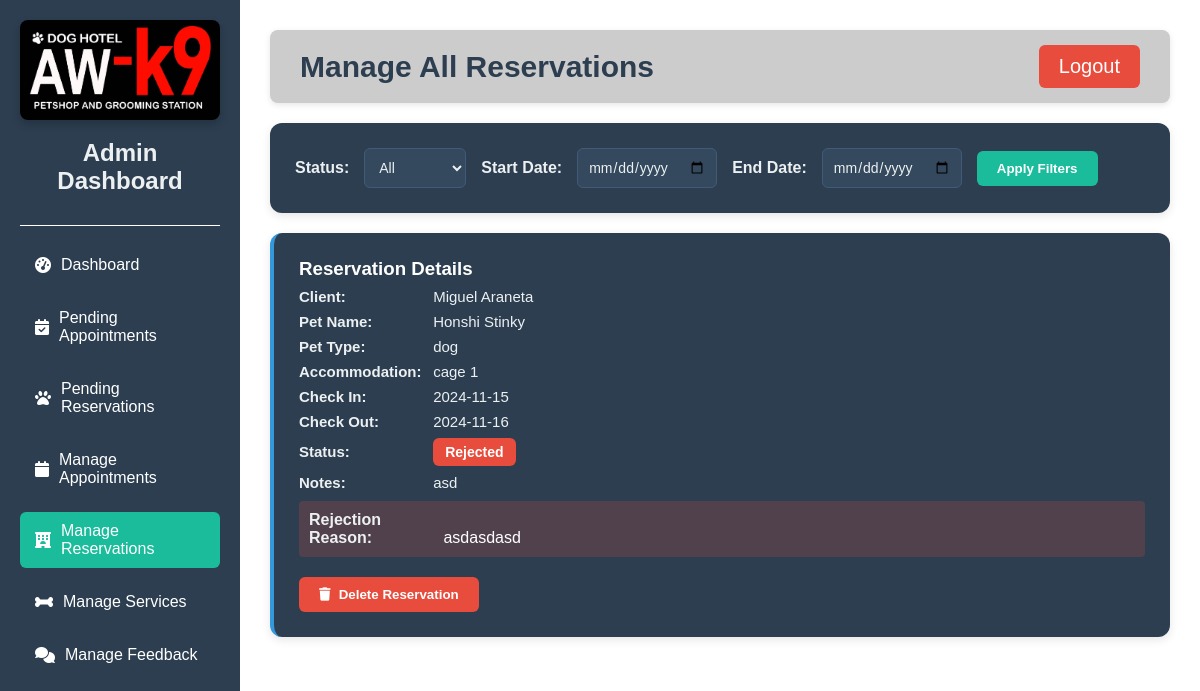
/admin_manage_reservations.php (signed in), run on the app's committed database.
### tables this page shows
CREATE TABLE `pet_boarding` (
  `id` int(11) NOT NULL,
  `user_id` int(11) NOT NULL,
  `pet_name` varchar(100) NOT NULL,
  `pet_type` enum('dog','cat') NOT NULL,
  `accommodation_id` int(11) NOT NULL,
  `check_in` date NOT NULL,
  `check_out` date NOT NULL,
  `status` enum('pending','approved','rejected') NOT NULL DEFAULT 'pending',
  `created_at` timestamp NOT NULL DEFAULT current_timestamp(),
  `notes` text DEFAULT NULL,
  `rejection_reason` text DEFAULT NULL
);

CREATE TABLE `users` (
  `id` int(11) NOT NULL,
  `name` varchar(100) NOT NULL,
  `email` varchar(100) NOT NULL,
  `password` varchar(255) NOT NULL,
  `role` enum('user','admin') DEFAULT 'user',
  `created_at` timestamp NOT NULL DEFAULT current_timestamp()
);

CREATE TABLE `accommodations` (
  `id` int(11) NOT NULL,
  `type` enum('cage','room') NOT NULL,
  `number` int(11) NOT NULL,
  `is_available` tinyint(1) DEFAULT 1
);

### admin_manage_reservations.php (the view, shortened to what this page needs)
<?php
require_once 'db.php';
$status = isset($_GET['status']) ? $_GET['status'] : 'all';
$start_date = isset($_GET['start_date']) ? $_GET['start_date'] : '';
$end_date = isset($_GET['end_date']) ? $_GET['end_date'] : '';
$query = "
    SELECT pb.id, pb.pet_name, pb.pet_type, pb.status, pb.notes,
           DATE(pb.check_in) as check_in,
           DATE(pb.check_out) as check_out,
           pb.rejection_reason,
           a.type, a.number, u.name as client_name
    FROM pet_boarding pb
    JOIN accommodations a ON pb.accommodation_id = a.id
    JOIN users u ON pb.user_id = u.id
    WHERE pb.status != 'pending'";
$params = [];
$query .= " ORDER BY pb.check_in DESC";
$stmt = empty($params) ?
    $pdo->query($query) :
    $pdo->prepare($query);
$bookings = $stmt->fetchAll();
?>
<!DOCTYPE html>
<html lang="en">
<head>
    <link rel="stylesheet" href="https://cdnjs.cloudflare.com/ajax/libs/font-awesome/6.0.0/css/all.min.css">
</head>
<body>
    <div class="sidebar">
        <div class="logo">
            <a href="admin_dashboard.php">
                <img src="aw-k9.png" alt="aw-k9 logo">
            </a>
        </div>
        <h2>Admin Dashboard</h2>
        <hr>
        <ul>
            <li><a href="admin_dashboard.php"><i class="fas fa-tachometer-alt"></i> Dashboard</a></li>
            <li><a href="admin_appointments.php"><i class="fas fa-calendar-check"></i> Pending Appointments</a></li>
            <li><a href="admin_bookings.php"><i class="fas fa-paw"></i> Pending Reservations</a></li>
            <li><a href="admin_manage_appointments.php"><i class="fas fa-calendar"></i> Manage Appointments</a></li>
            <li><a href="admin_manage_reservations.php" class="active"><i class="fas fa-hotel"></i> Manage Reservations</a></li>
            <li><a href="admin_services.php"><i class="fas fa-bone"></i> Manage Services</a></li>
            <li><a href="admin_feedback.php"><i class="fas fa-comments"></i> Manage Feedback</a></li>
        </ul>
    </div>
    <div class="main-content">
        <div class="top-bar">
            <h1>Manage All Reservations</h1>
            <a href="logout.php" class="btn-logout">Logout</a>
        </div>
        <div class="filters">
            <form method="GET" class="filter-group">
                <label for="status">Status:</label>
                <select name="status" id="status">
                    <option value="all" <?= $status === 'all' ? 'selected' : '' ?>>All</option>
                </select>
                <label for="start_date">Start Date:</label>
                <input type="date" name="start_date" id="start_date" value="<?= htmlspecialchars($start_date) ?>">
                <label for="end_date">End Date:</label>
                <input type="date" name="end_date" id="end_date" value="<?= htmlspecialchars($end_date) ?>">
                <button type="submit" class="filter-btn">Apply Filters</button>
            </form>
        </div>
        <?php foreach ($bookings as $booking): ?>
            <div class="reservation-card">
                <div class="reservation-info">
                    <h3>Reservation Details</h3>
                    <p><span class="info-label">Client:</span> <?= htmlspecialchars($booking['client_name']) ?></p>
                    <p><span class="info-label">Pet Name:</span> <?= htmlspecialchars($booking['pet_name']) ?></p>
                    <p><span class="info-label">Pet Type:</span> <?= htmlspecialchars($booking['pet_type']) ?></p>
                    <p><span class="info-label">Accommodation:</span> <?= htmlspecialchars($booking['type']) ?> <?= htmlspecialchars($booking['number']) ?></p>
                    <p><span class="info-label">Check In:</span> <?= htmlspecialchars($booking['check_in']) ?></p>
                    <p><span class="info-label">Check Out:</span> <?= htmlspecialchars($booking['check_out']) ?></p>
                    <p><span class="info-label">Status:</span>
                        <span class="status-badge status-<?= $booking['status'] ?>">
                            <?= ucfirst(htmlspecialchars($booking['status'])) ?>
                        </span>
                    </p>
                    <?php if (!empty($booking['notes'])): ?>
                        <p><span class="info-label">Notes:</span> <?= htmlspecialchars($booking['notes']) ?></p>
                    <?php endif; ?>
                    <?php if ($booking['status'] === 'rejected' && !empty($booking['rejection_reason'])): ?>
                        <div class="rejection-reason">
                            <span class="info-label">Rejection Reason:</span> <?= htmlspecialchars($booking['rejection_reason']) ?>
                        </div>
                    <?php endif; ?>
                </div>
                <form method="POST" onsubmit="return confirm('Are you sure you want to delete this reservation?');">
                    <button type="submit" name="delete" class="delete-btn">
                        <i class="fas fa-trash"></i> Delete Reservation
                    </button>
                </form>
            </div>
        <?php endforeach; ?>
    </div>
</body>
</html>

### admin_manage_reservations.php (style rules this page uses)
* { margin: 0; padding: 0; box-sizing: border-box; font-family: 'Helvetica', Arial, sans-serif; }
body { display: flex; height: 100vh; background-color: #f5f7fa; }
.sidebar { width: 240px; background-color: #2c3e50; color: #fff; padding: 20px; position: fixed; height: 100%; top: 0; left: 0; display: flex; flex-direction: column; }
.sidebar .logo { text-align: center; margin-bottom: 10px; }
.sidebar .logo img { width: 200px; margin-bottom: 5px; border-radius: 8px; box-shadow: 0 4px 8px rgba(0, 0, 0, 0.2); }
.sidebar h2 { color: #ecf0f1; margin-bottom: 20px; text-align: center; }
.sidebar ul { list-style: none; padding-top: 10px; flex-grow: 1; }
.sidebar ul li { margin-bottom: 15px; }
.sidebar ul li a { color: #fff; text-decoration: none; padding: 10px 15px; display: flex; align-items: center; gap: 10px; border-radius: 6px; transition: background-color 0.3s ease-in-out; }
.sidebar ul li a.active { background-color: #1abc9c; }
hr { border: 0; height: 1px; background: #fff; margin: 10px 0; }
.main-content { margin-left: 240px; padding: 30px; width: calc(100% - 240px); background-color: #fff; overflow-y: auto; }
.filter-btn { padding: 10px 20px; border: none; border-radius: 6px; font-weight: 600; cursor: pointer; margin-right: 10px; transition: all 0.2s ease; background-color: #34495e; color: white; }
.reservation-card { background: #2c3e50; padding: 25px; margin: 15px 0; border-radius: 12px; box-shadow: 0 3px 10px rgba(0,0,0,0.1); transition: transform 0.2s ease; border-left: 4px solid #3498db; color: white; }
.reservation-info { margin-bottom: 20px; }
.reservation-info p { margin: 8px 0; color: #ecf0f1; font-size: 15px; }
.info-label { font-weight: bold; color: #ecf0f1; margin-right: 10px; width: 120px; display: inline-block; }
.delete-btn { padding: 10px 20px; border-radius: 6px; font-weight: 600; border: none; cursor: pointer; display: flex; align-items: center; gap: 8px; background-color: #e74c3c; color: white; transition: all 0.2s ease; }
.status-badge { padding: 6px 12px; border-radius: 6px; font-size: 14px; font-weight: bold; display: inline-block; color: white; }
.status-rejected { background: #e74c3c; }
.rejection-reason { background: rgba(231, 76, 60, 0.2); padding: 10px; border-radius: 4px; margin-top: 10px; }
.top-bar { display: flex; justify-content: space-between; align-items: center; background-color: #cccccc; padding: 15px 30px; border-radius: 8px; margin-bottom: 20px; box-shadow: 0 2px 6px rgba(0, 0, 0, 0.1); }
.top-bar h1 { font-size: 30px; font-weight: 600; color: #2c3e50; }
.btn-logout { background-color: #e74c3c; padding: 10px 20px; color: #fff; border: none; border-radius: 6px; text-decoration: none; font-size: 20px; transition: background-color 0.3s ease-in-out; margin-left: 15px; }
.filters { background: #2c3e50; padding: 25px; border-radius: 12px; margin-bottom: 20px; box-shadow: 0 3px 10px rgba(0,0,0,0.1); display: flex; gap: 20px; align-items: center; }
.filter-group { display: flex; align-items: center; gap: 15px; }
.filter-group label { font-weight: bold; color: #ecf0f1; }
.filter-group select, .filter-group input { padding: 10px; border: 1px solid #415b76; border-radius: 6px; font-size: 14px; background: #34495e; color: #ecf0f1; }
.filter-btn { background: #1abc9c; color: white; border: none; padding: 10px 20px; border-radius: 6px; cursor: pointer; transition: background 0.3s; font-weight: 600; }

### data on the page
pet_boarding: user.name "Miguel Araneta", pet_name "Honshi Stinky", pet_type "dog", accommodation.type "cage", accommodation.number "1", check_in "2024-11-15", check_out "2024-11-16", status "Rejected", notes "asd", rejection_reason "asdasdasd"
